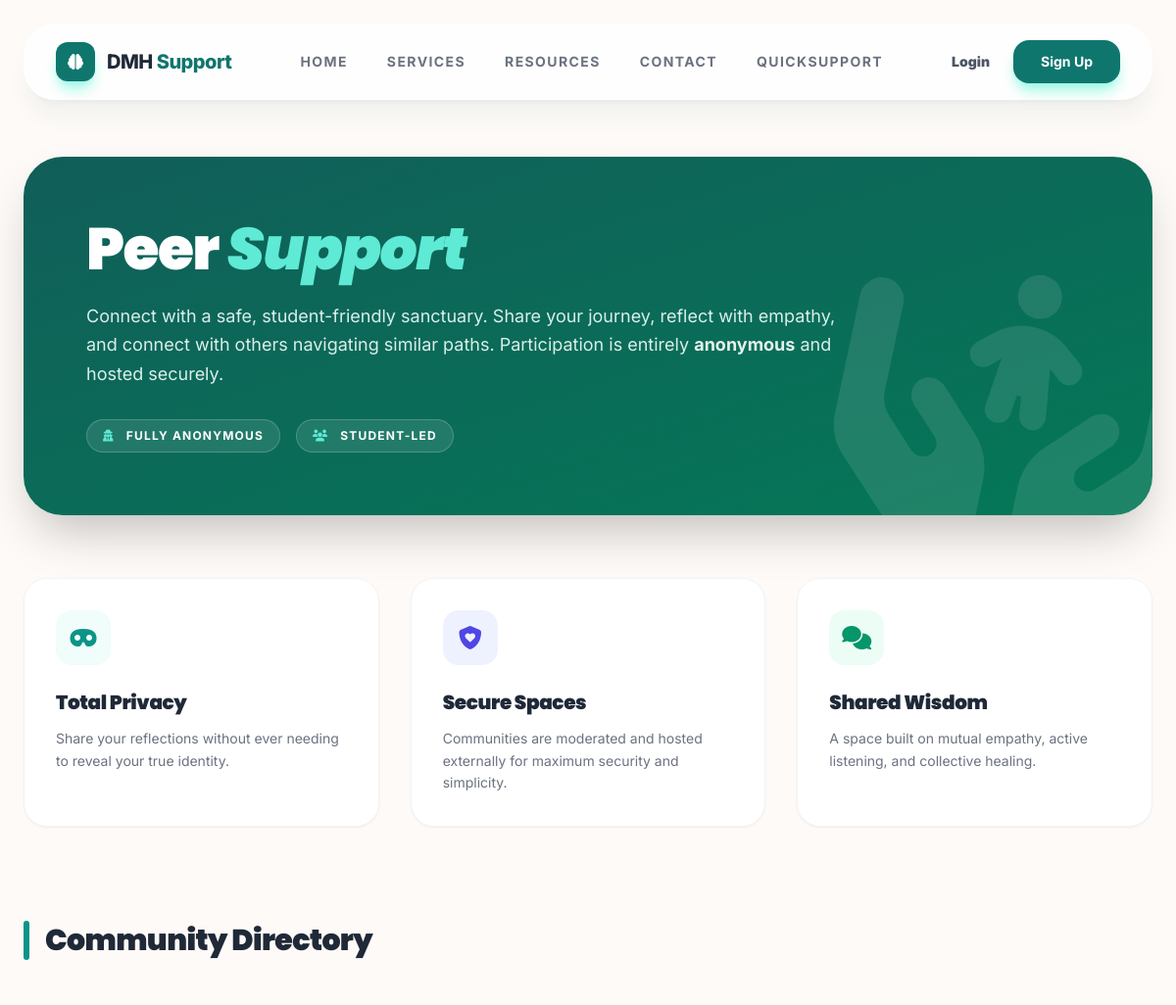
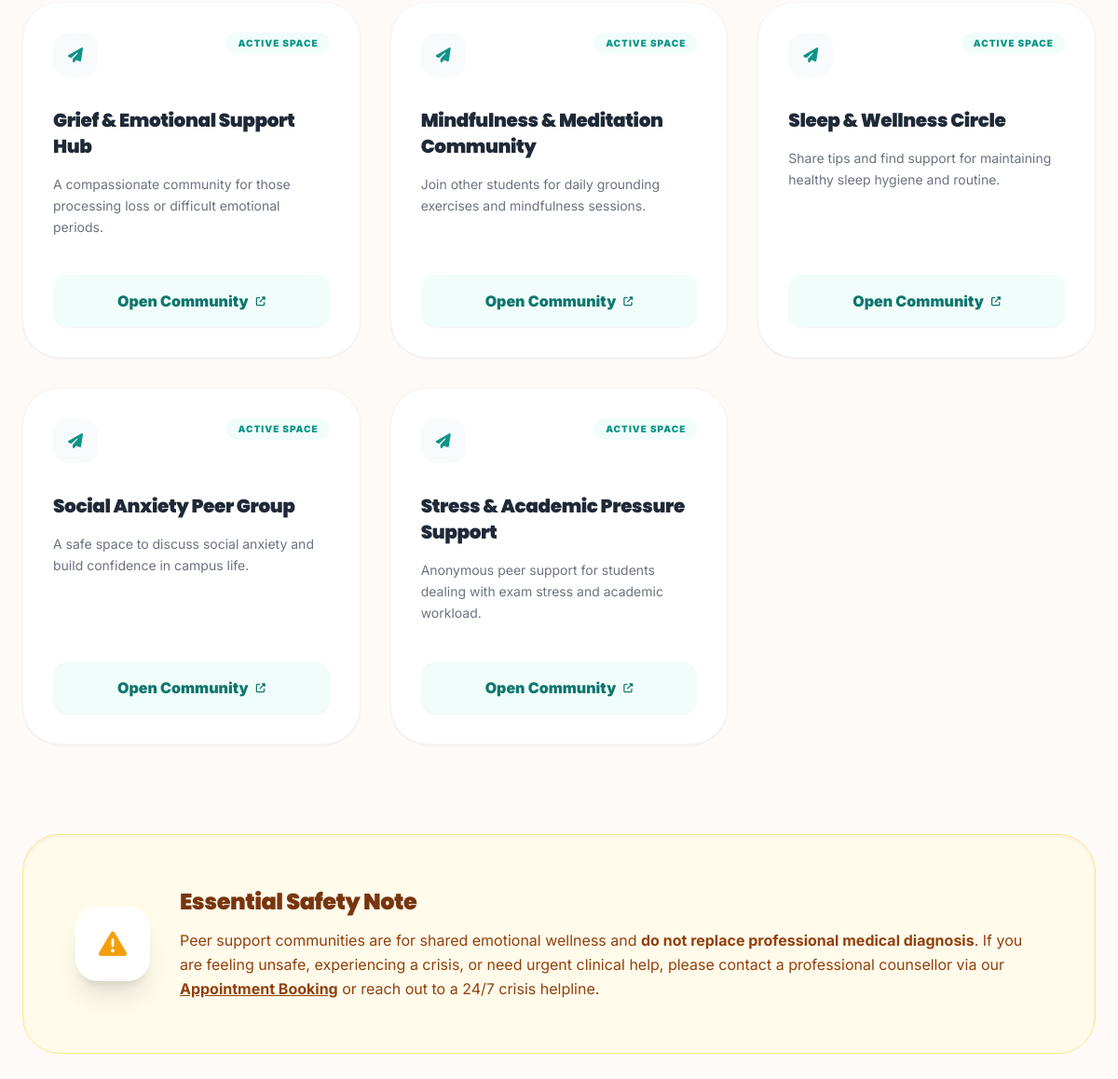
/resources/community/, run on the app's committed database (2 pictures, top to bottom).
### resources/models.py (models this page shows, shortened)
class CommunityLink(models.Model):
    title = models.CharField(max_length=200)
    description = models.TextField(blank=True)
    form_link = models.URLField() # This matches your logic for external forms
    created_at = models.DateTimeField(auto_now_add=True)

### resources/views.py (the view, shortened to what this page needs)
# urls.py: path('community/', community_view, name='community'),
def community_view(request):
    links = CommunityLink.objects.all().order_by('-created_at')
    return render(request, 'resources/community.html', {
        'links': links
    })

### dashboard/context_processors.py (called while the page is built, shortened)
def notification_context(request):
    return {}

### templates/resources/community.html (shortened to what this page needs)
{% extends request.user.is_authenticated|yesno:"base2.html,base.html" %}
{% block content %}
<div class="animate-fade-in max-w-7xl mx-auto pb-20">
    <section class="mb-16 relative overflow-hidden bg-gradient-to-br from-teal-800 to-emerald-700 rounded-[2.5rem] p-10 md:p-16 text-white shadow-2xl">
        <div class="relative z-10 max-w-3xl">
            <h1 class="text-4xl md:text-6xl font-black mb-6 tracking-tight" style="font-family: 'Poppins', sans-serif;">
                Peer <span class="text-teal-300 italic">Support</span>
            </h1>
            <p class="text-lg text-teal-50 opacity-90 leading-relaxed mb-8">
                Connect with a safe, student-friendly sanctuary. Share your journey, reflect with empathy, and connect with others navigating similar paths.
                Participation is entirely <span class="font-bold text-white">anonymous</span> and hosted securely.
            </p>
            <div class="flex flex-wrap gap-4">
                <span class="bg-white/10 backdrop-blur-md px-4 py-2 rounded-full border border-white/20 text-xs font-bold uppercase tracking-widest">
                    <i class="fa-solid fa-user-secret mr-2 text-teal-300"></i> Fully Anonymous
                </span>
                <span class="bg-white/10 backdrop-blur-md px-4 py-2 rounded-full border border-white/20 text-xs font-bold uppercase tracking-widest">
                    <i class="fa-solid fa-users mr-2 text-teal-300"></i> Student-Led
                </span>
            </div>
        </div>
        <div class="absolute -right-10 -bottom-10 opacity-10 rotate-12">
            <i class="fa-solid fa-hands-holding-child text-[18rem]"></i>
        </div>
    </section>
    <section class="mb-24">
        <div class="grid grid-cols-1 md:grid-cols-3 gap-8">
            <div class="group bg-white p-8 rounded-3xl border border-gray-100 shadow-sm hover:shadow-xl transition-all duration-300">
                <div class="w-14 h-14 bg-teal-50 text-teal-600 rounded-2xl flex items-center justify-center mb-6 group-hover:bg-teal-600 group-hover:text-white transition-all">
                    <i class="fa-solid fa-mask text-2xl"></i>
                </div>
                <h3 class="text-xl font-black text-gray-800 mb-3">Total Privacy</h3>
                <p class="text-sm text-gray-500 leading-relaxed">Share your reflections without ever needing to reveal your true identity.</p>
            </div>
            <div class="group bg-white p-8 rounded-3xl border border-gray-100 shadow-sm hover:shadow-xl transition-all duration-300">
                <div class="w-14 h-14 bg-indigo-50 text-indigo-600 rounded-2xl flex items-center justify-center mb-6 group-hover:bg-indigo-600 group-hover:text-white transition-all">
                    <i class="fa-solid fa-shield-heart text-2xl"></i>
                </div>
                <h3 class="text-xl font-black text-gray-800 mb-3">Secure Spaces</h3>
                <p class="text-sm text-gray-500 leading-relaxed">Communities are moderated and hosted externally for maximum security and simplicity.</p>
            </div>
            <div class="group bg-white p-8 rounded-3xl border border-gray-100 shadow-sm hover:shadow-xl transition-all duration-300">
                <div class="w-14 h-14 bg-emerald-50 text-emerald-600 rounded-2xl flex items-center justify-center mb-6 group-hover:bg-emerald-600 group-hover:text-white transition-all">
                    <i class="fa-solid fa-comments text-2xl"></i>
                </div>
                <h3 class="text-xl font-black text-gray-800 mb-3">Shared Wisdom</h3>
                <p class="text-sm text-gray-500 leading-relaxed">A space built on mutual empathy, active listening, and collective healing.</p>
            </div>
        </div>
    </section>
    <section class="mb-24">
        <div class="flex items-center gap-4 mb-12">
            <div class="h-10 w-1.5 bg-teal-600 rounded-full"></div>
            <h2 class="text-3xl font-black text-gray-800">Community Directory</h2>
        </div>
        <div class="grid grid-cols-1 md:grid-cols-2 lg:grid-cols-3 gap-8">
            {% for link in links %}
            <div class="bg-white rounded-[2.5rem] border border-gray-100 p-8 shadow-sm hover:shadow-2xl transition-all duration-300 group flex flex-col h-full">
                <div class="flex items-start justify-between mb-8">
                    <div class="w-12 h-12 bg-gray-50 rounded-2xl flex items-center justify-center text-teal-600 group-hover:scale-110 transition-transform">
                        <i class="fa-solid fa-paper-plane"></i>
                    </div>
                    <span class="text-[10px] font-black uppercase text-teal-600 bg-teal-50 px-3 py-1 rounded-full tracking-widest">Active Space</span>
                </div>
                <h3 class="text-xl font-black text-gray-800 mb-4">{{ link.title }}</h3>
                <p class="text-sm text-gray-500 leading-relaxed mb-10 flex-1">
                    {{ link.description|default:"Join this peer-support space to share experiences and insights." }}
                </p>
                <a href="{{ link.form_link }}" target="_blank" class="flex items-center justify-center gap-2 w-full py-4 bg-teal-50 text-teal-700 font-black rounded-2xl hover:bg-teal-600 hover:text-white transition-all shadow-sm">
                    Open Community <i class="fa-solid fa-up-right-from-square text-[10px]"></i>
                </a>
            </div>
            {% endfor %}
        </div>
    </section>
    <section class="bg-amber-50 border border-amber-200 rounded-[2.5rem] p-10 md:p-14 shadow-inner">
        <div class="flex flex-col md:flex-row items-center gap-8">
            <div class="w-20 h-20 bg-white rounded-3xl flex items-center justify-center text-amber-500 shadow-xl flex-shrink-0">
                <i class="fa-solid fa-triangle-exclamation text-3xl"></i>
            </div>
            <div>
                <h3 class="text-2xl font-black text-amber-900 mb-3">Essential Safety Note</h3>
                <p class="text-amber-800 leading-relaxed">
                    Peer support communities are for shared emotional wellness and <strong>do not replace professional medical diagnosis</strong>.
                    If you are feeling unsafe, experiencing a crisis, or need urgent clinical help, please contact a professional counsellor via our
                    <a href="/appointments/" class="underline font-bold hover:text-amber-600 transition">Appointment Booking</a> or reach out to a 24/7 crisis helpline.
                </p>
            </div>
        </div>
    </section>
</div>
{% endblock %}

### templates/base.html (style rules this page uses)
:root { --primary: #0f766e; --primary-light: #f0fdfa; --bg-soft: #fdfaf7; }
body { font-family: 'Inter', sans-serif; background-color: var(--bg-soft); color: #374151; scroll-behavior: smooth; }
h1, h2, h3, h4 { font-family: 'Poppins', sans-serif; letter-spacing: -0.02em; }

### templates/resources/community.html (style rules this page uses)
.animate-fade-in { animation: fade-in 0.8s ease-out forwards; }

### data on the page
CommunityLink: title "Grief & Emotional Support Hub", description "A compassionate community for those processing loss or difficult emotional periods."
CommunityLink: title "Mindfulness & Meditation Community", description "Join other students for daily grounding exercises and mindfulness sessions."
CommunityLink: title "Sleep & Wellness Circle", description "Share tips and find support for maintaining healthy sleep hygiene and routine."
CommunityLink: title "Social Anxiety Peer Group", description "A safe space to discuss social anxiety and build confidence in campus life."
CommunityLink: title "Stress & Academic Pressure Support", description "Anonymous peer support for students dealing with exam stress and academic workload."
